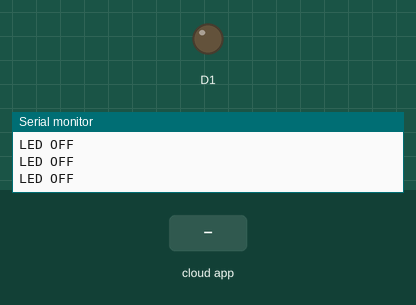
Simulated run of this sketch. Board: ESP8266 (NodeMCU). On the bench: output pins drawn as LEDs (lit = HIGH), the last lines printed to the serial monitor. The inputs (shaded band) are chosen by the test bench. WiFi joins after 1.5 s; servers stay silent unless stated; the Firebase database answers and starts empty.

Above: at 2.8 s.
2.9 s: the phone or cloud app sets LED_STATUS to 1
At 4.1 s:
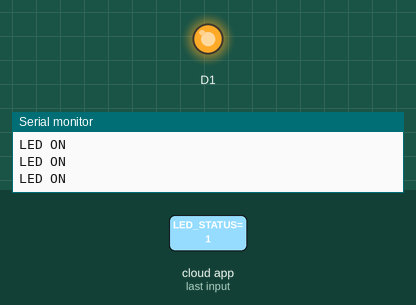
4.5 s: the phone or cloud app sets LED_STATUS to 0
At 5.4 s:
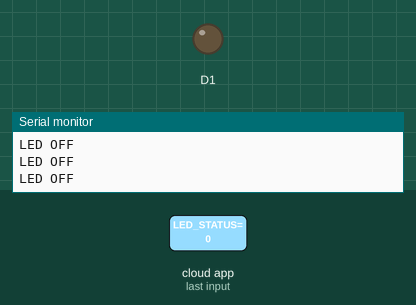
Timing chart, 0 to 7.5 s (numbered marks = the images above; inputs shaded):
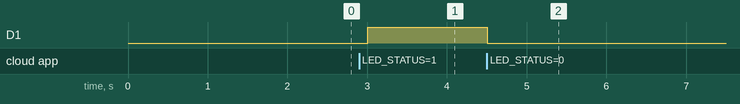

The sketch:

mcu.ino
```cpp
#include <ArduinoJson.h>

#include <ESP8266WiFi.h>
#include <FirebaseArduino.h>


#define FIREBASE_HOST "gopal-c60db.firebaseio.com"
#define FIREBASE_AUTH "bKgM9lIZQ5viuXJ0HpV12lhpld1RhgDCuCMPeXSF"
#define WIFI_SSID "Gopal"
#define WIFI_PASSWORD "7588027208"


void setup() {
Serial.begin(9600);
pinMode(D1, OUTPUT);


WiFi.begin(WIFI_SSID, WIFI_PASSWORD);
Serial.print("connecting");

while (WiFi.status() != WL_CONNECTED)
{
  Serial.print(".");
  delay(500);
}
Serial.println();
Serial.print("connected: ");
Serial.println(WiFi.localIP());


Firebase.begin(FIREBASE_HOST, FIREBASE_AUTH);
Firebase.set("LED_STATUS", 0);
}


int n = 0;


void loop() {
  // get value
  n = Firebase.getInt("LED_STATUS");

  // handle error
  if (n==1)
  {
    Serial.println("LED ON");
    digitalWrite(D1,HIGH);
    return;
    delay(10);
  }
  else
  {
    Serial.println("LED OFF");
    digitalWrite(D1,LOW);
    return;
  }
}
```

Measured:
- after the input at 2.9 s, D1: LOW → HIGH after 0.10 s
- after the input at 4.5 s, D1: HIGH → LOW at once
